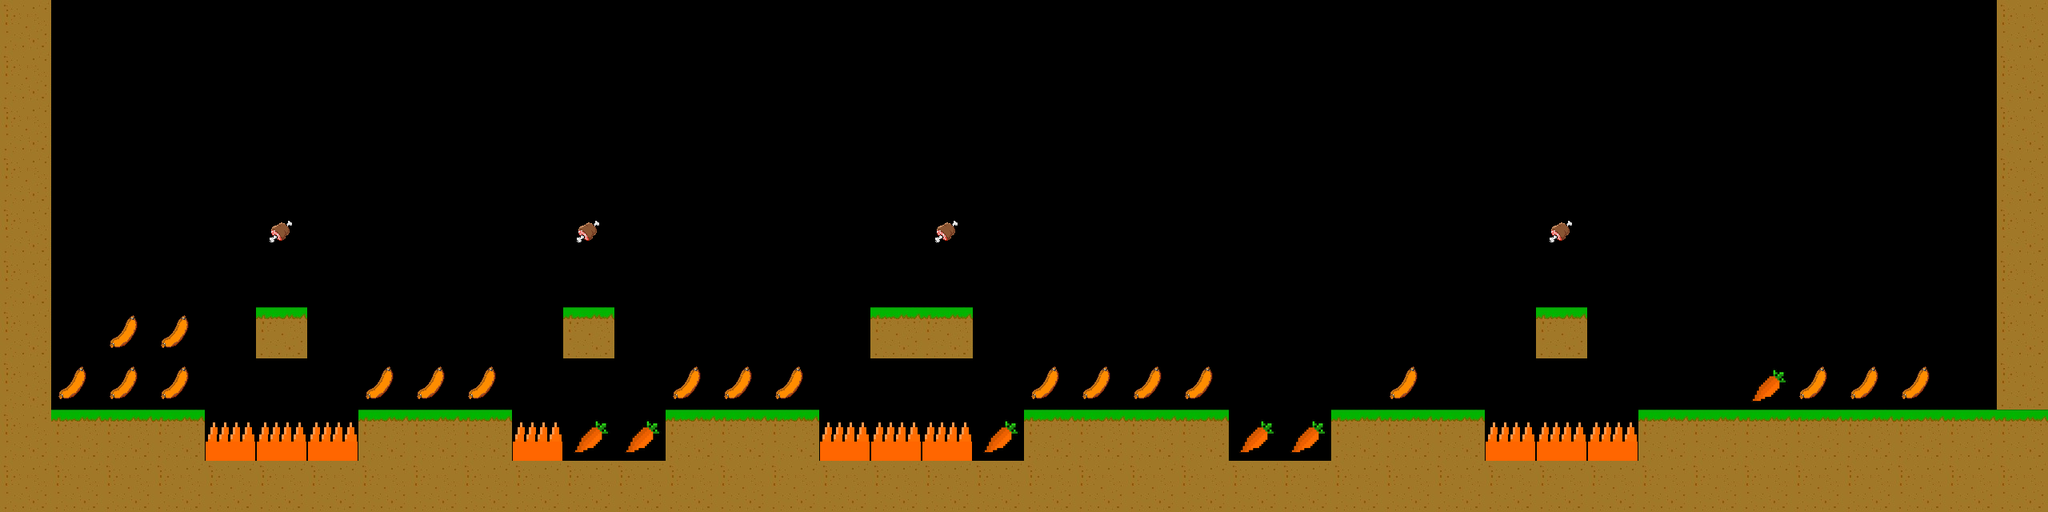

This game map was drawn from its Tiled (.tmx) file and the tilesets committed beside it. A one-line description and the full map source follow:
An orthogonal 40x10 tile map with 64x64 px tiles, 1 tile layer (Tile Layer 1).

<map version="1.0" orientation="orthogonal" renderorder="right-down" width="40" height="10" tilewidth="64" tileheight="64" nextobjectid="1">
 <tileset firstgid="1" name="tileset" tilewidth="64" tileheight="64" tilecount="6" columns="6">
  <image source="tileset.png" width="384" height="64" />
 </tileset>
 <layer name="Tile Layer 1" width="40" height="10">
  <data encoding="csv">
5,0,0,0,0,0,0,0,0,0,0,0,0,0,0,0,0,0,0,0,0,0,0,0,0,0,0,0,0,0,0,0,0,0,0,0,0,0,0,5,
5,0,0,0,0,0,0,0,0,0,0,0,0,0,0,0,0,0,0,0,0,0,0,0,0,0,0,0,0,0,0,0,0,0,0,0,0,0,0,5,
5,0,0,0,0,0,0,0,0,0,0,0,0,0,0,0,0,0,0,0,0,0,0,0,0,0,0,0,0,0,0,0,0,0,0,0,0,0,0,5,
5,0,0,0,0,0,0,0,0,0,0,0,0,0,0,0,0,0,0,0,0,0,0,0,0,0,0,0,0,0,0,0,0,0,0,0,0,0,0,5,
5,0,0,0,0,2,0,0,0,0,0,2,0,0,0,0,0,0,2,0,0,0,0,0,0,0,0,0,0,0,2,0,0,0,0,0,0,0,0,5,
5,0,0,0,0,0,0,0,0,0,0,0,0,0,0,0,0,0,0,0,0,0,0,0,0,0,0,0,0,0,0,0,0,0,0,0,0,0,0,5,
5,0,1,1,0,4,0,0,0,0,0,4,0,0,0,0,0,4,4,0,0,0,0,0,0,0,0,0,0,0,4,0,0,0,0,0,0,0,0,5,
5,1,1,1,0,0,0,1,1,1,0,0,0,1,1,1,0,0,0,0,1,1,1,1,0,0,0,1,0,0,0,0,0,0,6,1,1,1,0,5,
5,4,4,4,3,3,3,4,4,4,3,6,6,4,4,4,3,3,3,6,4,4,4,4,6,6,4,4,4,3,3,3,4,4,4,4,4,4,4,4,
5,5,5,5,5,5,5,5,5,5,5,5,5,5,5,5,5,5,5,5,5,5,5,5,5,5,5,5,5,5,5,5,5,5,5,5,5,5,5,5
</data>
 </layer>
</map>